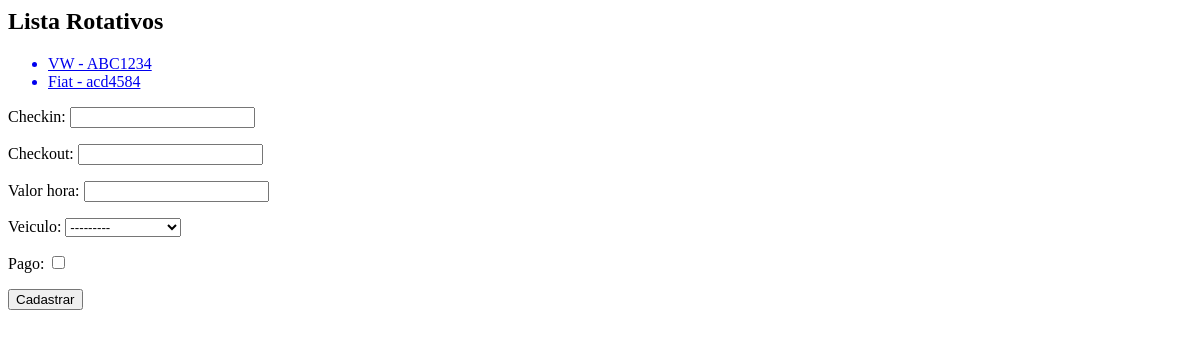
/core/rotativos/, run on an earlier commit of the app's database.
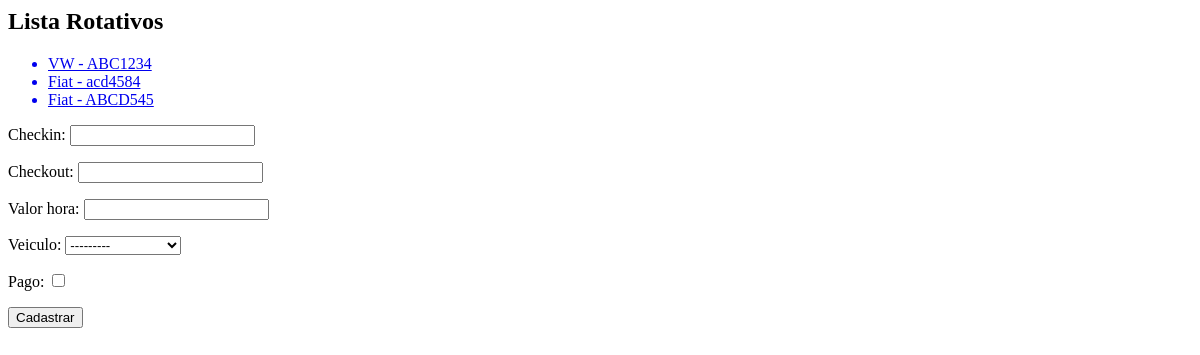
And on a later commit of the database.
### core/models.py (models this page shows, shortened)
class MovRotativo(models.Model):
    checkin = models.DateTimeField(auto_now=False)
    checkout = models.DateTimeField(auto_now=False, blank=True, null=True)
    valor_hora = models.DecimalField(max_digits=5, decimal_places=2)
    veiculo = models.ForeignKey(Veiculo, on_delete=models.CASCADE)
    pago = models.BooleanField(default=False)

class Veiculo(models.Model):
    marca = models.ForeignKey(Marca, on_delete=models.CASCADE)
    placa = models.CharField(max_length=7)
    cor = models.CharField(max_length=15)
    proprietario = models.ForeignKey(Pessoa, on_delete=models.CASCADE)
    modelo = models.CharField(max_length=50)
    observacoes = models.TextField()
    def __str__(self):
        return self.marca.nomemarca + ' - ' + self.placa

class Marca(models.Model):
   nomemarca = models.CharField(max_length=50)

### core/views.py (the view)
def lista_rotativos(request):
    rotativos = MovRotativo.objects.all()
    r_form = RotativosForm()
    r_data = {'rotativos': rotativos, 'r_form': r_form}
    return render(request, 'core/lista_rotativos.html', r_data)

### core/forms.py
class RotativosForm(ModelForm):
    class Meta:
        model = MovRotativo
        fields = '__all__'

### core/templates/core/lista_rotativos.html
<h2>Lista Rotativos</h2>
<ul>
{% for rotativo in rotativos %}
    <a href="{% url 'core_update_rotativos' rotativo.id %}"> <li> {{ rotativo.veiculo }} </li> </a>
{%endfor%}
</ul>
<form action="{% url 'core_rotativos_novo' %}" method="POST"> {% csrf_token %}
    {{ r_form.as_p }}
    <button type="submit">Cadastrar</button>
</form>

What changed in the data, as far as the page shows it:
added MovRotativo: veiculo "Fiat - ABCD545"
